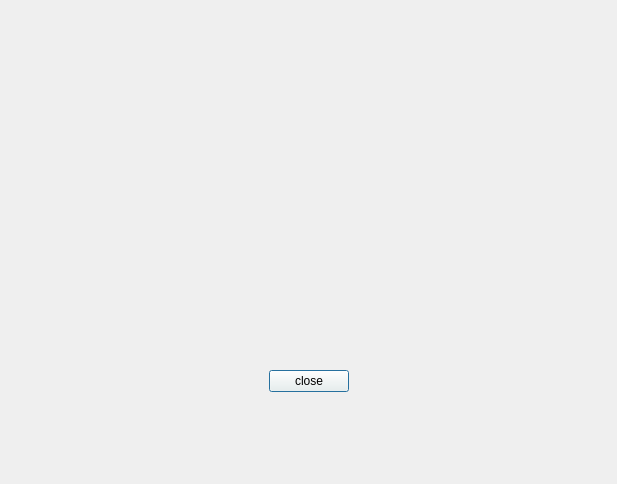
<?xml version="1.0" encoding="UTF-8"?>
<ui version="4.0">
 <class>Sub_His_Dialog</class>
 <widget class="QDialog" name="Sub_His_Dialog">
  <property name="geometry">
   <rect>
    <x>0</x>
    <y>0</y>
    <width>617</width>
    <height>484</height>
   </rect>
  </property>
  <property name="windowTitle">
   <string>Submit History</string>
  </property>
  <property name="windowIcon">
   <iconset resource="images.qrc">
    <normaloff>:/icon1.jpg</normaloff>:/icon1.jpg</iconset>
  </property>
  <property name="styleSheet">
   <string notr="true">QDialog#Sub_His_Dialog{
border-image: url(:/background8.jpg);
}

*{font: 12pt &quot;Courier New&quot;;}
QPushButton{background-color: rgba(255, 251, 240,50);}
QTableWidget{background-color: rgba(255, 251, 240,0);}
</string>
  </property>
  <layout class="QGridLayout" name="gridLayout">
   <item row="3" column="2">
    <widget class="QPushButton" name="closeBtn">
     <property name="text">
      <string>close</string>
     </property>
    </widget>
   </item>
   <item row="0" column="2">
    <spacer name="verticalSpacer">
     <property name="orientation">
      <enum>Qt::Vertical</enum>
     </property>
     <property name="sizeHint" stdset="0">
      <size>
       <width>20</width>
       <height>40</height>
      </size>
     </property>
    </spacer>
   </item>
   <item row="4" column="2">
    <spacer name="verticalSpacer_2">
     <property name="orientation">
      <enum>Qt::Vertical</enum>
     </property>
     <property name="sizeHint" stdset="0">
      <size>
       <width>20</width>
       <height>40</height>
      </size>
     </property>
    </spacer>
   </item>
   <item row="2" column="2">
    <spacer name="verticalSpacer_3">
     <property name="orientation">
      <enum>Qt::Vertical</enum>
     </property>
     <property name="sizeHint" stdset="0">
      <size>
       <width>20</width>
       <height>40</height>
      </size>
     </property>
    </spacer>
   </item>
   <item row="3" column="0">
    <spacer name="horizontalSpacer">
     <property name="orientation">
      <enum>Qt::Horizontal</enum>
     </property>
     <property name="sizeHint" stdset="0">
      <size>
       <width>40</width>
       <height>20</height>
      </size>
     </property>
    </spacer>
   </item>
   <item row="3" column="1">
    <spacer name="horizontalSpacer_3">
     <property name="orientation">
      <enum>Qt::Horizontal</enum>
     </property>
     <property name="sizeHint" stdset="0">
      <size>
       <width>40</width>
       <height>20</height>
      </size>
     </property>
    </spacer>
   </item>
   <item row="3" column="4">
    <spacer name="horizontalSpacer_2">
     <property name="orientation">
      <enum>Qt::Horizontal</enum>
     </property>
     <property name="sizeHint" stdset="0">
      <size>
       <width>40</width>
       <height>20</height>
      </size>
     </property>
    </spacer>
   </item>
   <item row="3" column="3">
    <spacer name="horizontalSpacer_4">
     <property name="orientation">
      <enum>Qt::Horizontal</enum>
     </property>
     <property name="sizeHint" stdset="0">
      <size>
       <width>40</width>
       <height>20</height>
      </size>
     </property>
    </spacer>
   </item>
   <item row="1" column="0" colspan="5">
    <widget class="QTableWidget" name="showHisTW">
     <property name="styleSheet">
      <string notr="true"/>
     </property>
    </widget>
   </item>
  </layout>
 </widget>
 <resources>
  <include location="images.qrc"/>
 </resources>
 <connections/>
</ui>
